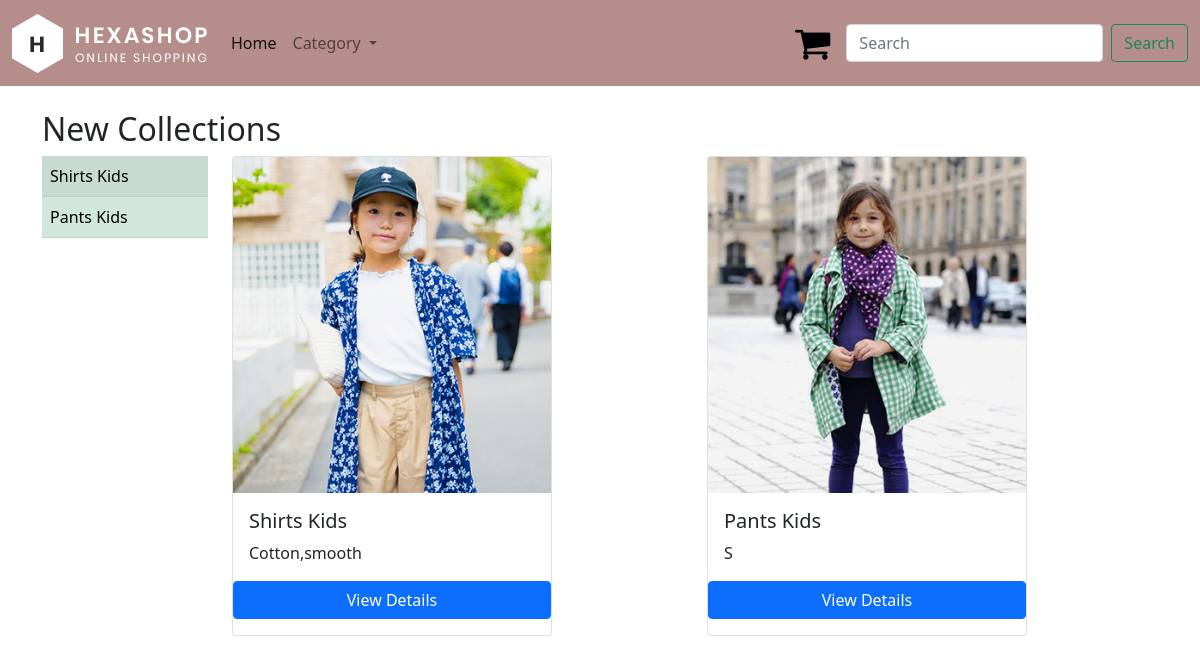
Screenshot of /category/3/ with the database file from the repository.
### ecommerceapp/models.py (models this page shows, shortened)
class Products(models.Model):
    name = models.CharField(  max_length=250, unique=True)
    description = models.TextField(blank=True)
    price = models.DecimalField(max_digits=10, decimal_places=2)
    category = models.ForeignKey(Category, on_delete=models.CASCADE)
    image = models.ImageField(upload_to='products')
    stock = models.IntegerField()
    available = models.BooleanField(default=True)
    created = models.DateTimeField(auto_now_add=True)
    updated = models.DateTimeField(auto_now=True)

### ecommerceapp/views.py (the view)
# urls.py: path('category/<int:catid>/', views.category, name='category'),
def category(request,catid):
    allCategory = Category.objects.all()
    categoryname = Category.objects.filter(id=catid)
    catname = Products.objects.filter(category=catid).values('name')
    productscat = Products.objects.filter(category=catid)
    return render(request, 'category.html', locals())

### ecommerceapp/context_processors.py (called while the page is built)
def counter(request):
    item_count = 0
    if 'admin' in request.path:
        return {}
    else:
        try:
            cart = Cart.objects.filter(cart_id = _cart_id(request))
            cartitems = CartItem.objects.all().filter(cart=cart[:1])
            for cart_item in cartitems:
                item_count += cart_item.quantity
        except Cart.DoesNotExist:
            item_count = 0
    return dict(item_count=item_count)

### ecommerceapp/views.py (called while the page is built)
def _cart_id(request):
    cart = request.session.session_key
    if not cart:
        cart = request.session.create()
    return cart

### template/category.html (shortened to what this page needs)
{% extends 'base.html' %}
{% load static %}
{% block body %}
<div class="container">
  <div class="row">
    <h2>{{categoryname.NAME}} New Collections</h2>
    <div class="col-2">
      <table class="table table-success table-striped">
        <tbody>
          {% for i in catname %}
          <tr>
            <td>{{i.name}}</td>
          </tr>
          {% endfor %}
        </tbody>
      </table>
    </div>
    <div class="col-10">
      <div class="row">
        {% for j in productscat %}
        <div class="col">
          <div class="card" style="width: 20rem; height: 30rem;">
            <a href="{%url 'details' j.id%}" class="text-decoration-none">
              <img src="{{j.image.url}}" class="card-img-top" alt="...">
              <div class="card-body">
                <h5 class="card-title text-dark">{{j.name}}</h5>
                <p class="card-text text-dark">{{j.description}}</p>
              </div>
            </a>
            <a href="{%url 'details' j.id%}" class="btn btn-primary">View Details</a>
          </div>
        </div>
        {% endfor %}
      </div>
    </div>
  </div>
</div>
{% endblock body %}

### rows the page displays
Products: image (picture), name "Shirts Kids", description "Cotton,smooth"
Products: image (picture), name "Pants Kids", description "S"

### other values shown
{{ i.name }} "Shirts Kids" "Pants Kids"
